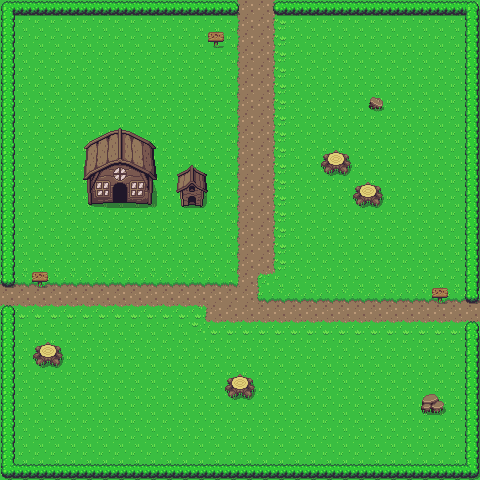

A level layout from a 2D game, rendered from its tile map. Below: a short description, then the map file with its tile-grid data intact:
An orthogonal 30x30 tile map with 16x16 px tiles, 3 tile layers (Ground, Objects, UpperObjects).

<map version="1.4" tiledversion="1.4.2" orientation="orthogonal" renderorder="left-down" width="30" height="30" tilewidth="16" tileheight="16" infinite="0" nextlayerid="5" nextobjectid="4">
 <properties>
  <property name="unity:scale" value="0.625" />
 </properties>
 <tileset firstgid="1" source="Map Sheets/Overworld.tsx" />
 <layer id="1" name="Ground" width="30" height="30">
  <data encoding="csv">
1,1,1,1,1,1,1,1,1,1,1,1,1,1,1201,1202,1202,1203,1,1,1,1,1,1,1,1,1,1,1,1,
1,1,1,1,1,1,1,1,1,1,1,1,1,1,1201,1202,1202,1203,1,1,1,1,1,1,1,1,1,1,1,1,
1,1,1,1,1,1,1,1,1,1,1,1,1,1,1201,1202,1202,1203,1,1,1,1,1,1,1,1,1,1,1,1,
1,1,1,1,1,1,1,1,1,1,1,1,1,1,1201,1202,1202,1203,1,1,1,1,1,1,1,1,1,1,1,1,
1,1,1,1,1,1,1,1,1,1,1,1,1,1,1201,1202,1202,1203,1,1,1,1,1,1,1,1,1,1,1,1,
1,1,1,1,1,1,1,1,1,1,1,1,1,1,1201,1202,1202,1203,1,1,1,1,1,1,1,1,1,1,1,1,
1,1,1,1,1,1,1,1,1,1,1,1,1,1,1201,1202,1202,1203,1,1,1,1,1,1,1,1,1,1,1,1,
1,1,1,1,1,1,1,1,1,1,1,1,1,1,1201,1202,1202,1203,1,1,1,1,1,1,1,1,1,1,1,1,
1,1,1,1,1,1,1,1,1,1,1,1,1,1,1201,1202,1202,1203,1,1,1,1,1,1,1,1,1,1,1,1,
1,1,1,1,1,1,1,1,1,1,1,1,1,1,1201,1202,1202,1203,1,1,1,1,1,1,1,1,1,1,1,1,
1,1,1,1,1,1,1,1,1,1,1,1,1,1,1201,1202,1202,1203,1,1,1,1,1,1,1,1,1,1,1,1,
1,1,1,1,1,1,1,1,1,1,1,1,1,1,1201,1202,1202,1203,1,1,1,1,1,1,1,1,1,1,1,1,
1,1,1,1,1,1,1,1,1,1,1,1,1,1,1201,1202,1202,1203,1,1,1,1,1,1,1,1,1,1,1,1,
1,1,1,1,1,1,1,1,1,1,1,1,1,1,1201,1202,1202,1203,1,1,1,1,1,1,1,1,1,1,1,1,
1,1,1,1,1,1,1,1,1,1,1,1,1,1,1201,1202,1202,1203,1,1,1,1,1,1,1,1,1,1,1,1,
1,1,1,1,1,1,1,1,1,1,1,1,1,1,1201,1202,1202,1203,1,1,1,1,1,1,1,1,1,1,1,1,
1,1,1,1,1,1,1,1,1,1,1,1,1,1,1201,1202,1202,1203,1,1,1,1,1,1,1,1,1,1,1,1,
1162,1162,1162,1162,1162,1162,1162,1162,1162,1162,1162,1162,1162,1162,1322,1202,1281,1243,1,1,1,1,1,1,1,1,1,1,1,1,
1202,1202,1202,1202,1202,1202,1202,1202,1202,1202,1202,1202,1202,1202,1202,1202,1321,1162,1162,1162,1162,1162,1162,1162,1162,1162,1162,1162,1162,1162,
1242,1242,1242,1242,1242,1242,1242,1242,1242,1242,1242,1242,1282,1202,1202,1202,1202,1202,1202,1202,1202,1202,1202,1202,1202,1202,1202,1202,1202,1202,
1,1,1,1,1,1,1,1,1,1,1,1,1241,1242,1242,1242,1242,1242,1242,1242,1242,1242,1242,1242,1242,1242,1242,1242,1242,1242,
1,1,1,1,1,1,1,1,1,1,1,1,1,1,1,1,1,1,1,1,1,1,1,1,1,1,1,1,1,1,
1,1,1,1,1,1,1,1,1,1,1,1,1,1,1,1,1,1,1,1,1,1,1,1,1,1,1,1,1,1,
1,1,1,1,1,1,1,1,1,1,1,1,1,1,1,1,1,1,1,1,1,1,1,1,1,1,1,1,1,1,
1,1,1,1,1,1,1,1,1,1,1,1,1,1,1,1,1,1,1,1,1,1,1,1,1,1,1,1,1,1,
1,1,1,1,1,1,1,1,1,1,1,1,1,1,1,1,1,1,1,1,1,1,1,1,1,1,1,1,1,1,
1,1,1,1,1,1,1,1,1,1,1,1,1,1,1,1,1,1,1,1,1,1,1,1,1,1,1,1,1,1,
1,1,1,1,1,1,1,1,1,1,1,1,1,1,1,1,1,1,1,1,1,1,1,1,1,1,1,1,1,1,
1,1,1,1,1,1,1,1,1,1,1,1,1,1,1,1,1,1,1,1,1,1,1,1,1,1,1,1,1,1,
1,1,1,1,1,1,1,1,1,1,1,1,1,1,1,1,1,1,1,1,1,1,1,1,1,1,1,1,1,1
</data>
 </layer>
 <layer id="2" name="Objects" width="30" height="30">
  <properties>
   <property name="scale" value="0.625" />
  </properties>
  <data encoding="csv">
522,523,523,523,523,523,523,523,523,523,523,523,523,523,642,0,0,641,523,523,523,523,523,523,523,523,523,523,523,524,
562,0,0,0,0,0,0,0,0,0,0,0,0,0,0,0,0,0,0,0,0,0,0,0,0,0,0,0,0,564,
562,0,0,0,0,0,0,0,0,0,0,0,0,115,0,0,0,0,0,0,0,0,0,0,0,0,0,0,0,564,
562,0,0,0,0,0,0,0,0,0,0,0,0,0,0,0,0,0,0,0,0,0,0,0,0,0,0,0,0,564,
562,0,0,0,0,0,0,0,0,0,0,0,0,0,0,0,0,0,0,0,0,0,0,0,0,0,0,0,0,564,
562,0,0,0,0,0,0,0,0,0,0,0,0,0,0,0,0,0,0,0,0,0,0,0,0,0,0,0,0,564,
562,0,0,0,0,0,0,0,0,0,0,0,0,0,0,0,0,0,0,0,0,0,0,208,0,0,0,0,0,564,
562,0,0,0,0,0,0,0,0,0,0,0,0,0,0,0,0,0,0,0,0,0,0,0,0,0,0,0,0,564,
562,0,0,0,0,0,0,0,0,0,0,0,0,0,0,0,0,0,0,0,0,0,0,0,0,0,0,0,0,564,
562,0,0,0,0,47,48,49,50,51,0,0,0,0,0,0,0,0,0,0,152,153,0,0,0,0,0,0,0,564,
562,0,0,0,0,87,88,89,90,91,0,214,215,0,0,0,0,0,0,0,192,193,0,0,0,0,0,0,0,564,
562,0,0,0,0,127,128,129,130,131,0,254,255,0,0,0,0,0,0,0,0,0,152,153,0,0,0,0,0,564,
562,0,0,0,0,167,168,169,170,171,0,294,295,0,0,0,0,0,0,0,0,0,192,193,0,0,0,0,0,564,
562,0,0,0,0,0,0,0,0,0,0,0,0,0,0,0,0,0,0,0,0,0,0,0,0,0,0,0,0,564,
562,0,0,0,0,0,0,0,0,0,0,0,0,0,0,0,0,0,0,0,0,0,0,0,0,0,0,0,0,564,
562,0,0,0,0,0,0,0,0,0,0,0,0,0,0,0,0,0,0,0,0,0,0,0,0,0,0,0,0,564,
562,0,0,0,0,0,0,0,0,0,0,0,0,0,0,0,0,0,0,0,0,0,0,0,0,0,0,0,0,564,
601,0,115,0,0,0,0,0,0,0,0,0,0,0,0,0,0,0,0,0,0,0,0,0,0,0,0,0,0,564,
0,0,0,0,0,0,0,0,0,0,0,0,0,0,0,0,0,0,0,0,0,0,0,0,0,0,0,115,0,601,
561,0,0,0,0,0,0,0,0,0,0,0,0,0,0,0,0,0,0,0,0,0,0,0,0,0,0,0,0,0,
562,0,0,0,0,0,0,0,0,0,0,0,0,0,0,0,0,0,0,0,0,0,0,0,0,0,0,0,0,561,
562,0,152,153,0,0,0,0,0,0,0,0,0,0,0,0,0,0,0,0,0,0,0,0,0,0,0,0,0,564,
562,0,192,193,0,0,0,0,0,0,0,0,0,0,0,0,0,0,0,0,0,0,0,0,0,0,0,0,0,564,
562,0,0,0,0,0,0,0,0,0,0,0,0,0,152,153,0,0,0,0,0,0,0,0,0,0,0,0,0,564,
562,0,0,0,0,0,0,0,0,0,0,0,0,0,192,193,0,0,0,0,0,0,0,0,0,0,45,46,0,564,
562,0,0,0,0,0,0,0,0,0,0,0,0,0,0,0,0,0,0,0,0,0,0,0,0,0,85,86,0,564,
562,0,0,0,0,0,0,0,0,0,0,0,0,0,0,0,0,0,0,0,0,0,0,0,0,0,0,0,0,564,
562,0,0,0,0,0,0,0,0,0,0,0,0,0,0,0,0,0,0,0,0,0,0,0,0,0,0,0,0,564,
562,0,0,0,0,0,0,0,0,0,0,0,0,0,0,0,0,0,0,0,0,0,0,0,0,0,0,0,0,564,
602,603,603,603,603,603,603,603,603,603,603,603,603,603,603,603,603,603,603,603,603,603,603,603,603,603,603,603,603,604
</data>
 </layer>
 <layer id="4" name="UpperObjects" width="30" height="30">
  <properties>
   <property name="unity:sortingLayerName" value="WorldObjects" />
  </properties>
  <data encoding="csv">
0,0,0,0,0,0,0,0,0,0,0,0,0,0,0,0,0,0,0,0,0,0,0,0,0,0,0,0,0,0,
0,0,0,0,0,0,0,0,0,0,0,0,0,0,0,0,0,0,0,0,0,0,0,0,0,0,0,0,0,0,
0,0,0,0,0,0,0,0,0,0,0,0,0,0,0,0,0,0,0,0,0,0,0,0,0,0,0,0,0,0,
0,0,0,0,0,0,0,0,0,0,0,0,0,0,0,0,0,0,0,0,0,0,0,0,0,0,0,0,0,0,
0,0,0,0,0,0,0,0,0,0,0,0,0,0,0,0,0,0,0,0,0,0,0,0,0,0,0,0,0,0,
0,0,0,0,0,0,0,0,0,0,0,0,0,0,0,0,0,0,0,0,0,0,0,0,0,0,0,0,0,0,
0,0,0,0,0,0,0,0,0,0,0,0,0,0,0,0,0,0,0,0,0,0,0,0,0,0,0,0,0,0,
0,0,0,0,0,0,0,0,0,0,0,0,0,0,0,0,0,0,0,0,0,0,0,0,0,0,0,0,0,0,
0,0,0,0,0,7,8,9,10,11,0,0,0,0,0,0,0,0,0,0,0,0,0,0,0,0,0,0,0,0,
0,0,0,0,0,0,0,0,0,0,0,0,0,0,0,0,0,0,0,0,0,0,0,0,0,0,0,0,0,0,
0,0,0,0,0,0,0,0,0,0,0,0,0,0,0,0,0,0,0,0,0,0,0,0,0,0,0,0,0,0,
0,0,0,0,0,0,0,0,0,0,0,0,0,0,0,0,0,0,0,0,0,0,0,0,0,0,0,0,0,0,
0,0,0,0,0,0,0,0,0,0,0,0,0,0,0,0,0,0,0,0,0,0,0,0,0,0,0,0,0,0,
0,0,0,0,0,0,0,0,0,0,0,0,0,0,0,0,0,0,0,0,0,0,0,0,0,0,0,0,0,0,
0,0,0,0,0,0,0,0,0,0,0,0,0,0,0,0,0,0,0,0,0,0,0,0,0,0,0,0,0,0,
0,0,0,0,0,0,0,0,0,0,0,0,0,0,0,0,0,0,0,0,0,0,0,0,0,0,0,0,0,0,
0,0,0,0,0,0,0,0,0,0,0,0,0,0,0,0,0,0,0,0,0,0,0,0,0,0,0,0,0,0,
0,0,0,0,0,0,0,0,0,0,0,0,0,0,0,0,0,0,0,0,0,0,0,0,0,0,0,0,0,0,
0,0,0,0,0,0,0,0,0,0,0,0,0,0,0,0,0,0,0,0,0,0,0,0,0,0,0,0,0,0,
0,0,0,0,0,0,0,0,0,0,0,0,0,0,0,0,0,0,0,0,0,0,0,0,0,0,0,0,0,0,
0,0,0,0,0,0,0,0,0,0,0,0,0,0,0,0,0,0,0,0,0,0,0,0,0,0,0,0,0,0,
0,0,0,0,0,0,0,0,0,0,0,0,0,0,0,0,0,0,0,0,0,0,0,0,0,0,0,0,0,0,
0,0,0,0,0,0,0,0,0,0,0,0,0,0,0,0,0,0,0,0,0,0,0,0,0,0,0,0,0,0,
0,0,0,0,0,0,0,0,0,0,0,0,0,0,0,0,0,0,0,0,0,0,0,0,0,0,0,0,0,0,
0,0,0,0,0,0,0,0,0,0,0,0,0,0,0,0,0,0,0,0,0,0,0,0,0,0,0,0,0,0,
0,0,0,0,0,0,0,0,0,0,0,0,0,0,0,0,0,0,0,0,0,0,0,0,0,0,0,0,0,0,
0,0,0,0,0,0,0,0,0,0,0,0,0,0,0,0,0,0,0,0,0,0,0,0,0,0,0,0,0,0,
0,0,0,0,0,0,0,0,0,0,0,0,0,0,0,0,0,0,0,0,0,0,0,0,0,0,0,0,0,0,
0,0,0,0,0,0,0,0,0,0,0,0,0,0,0,0,0,0,0,0,0,0,0,0,0,0,0,0,0,0,
0,0,0,0,0,0,0,0,0,0,0,0,0,0,0,0,0,0,0,0,0,0,0,0,0,0,0,0,0,0
</data>
 </layer>
 <objectgroup id="3" name="Collision Mask" />
</map>
